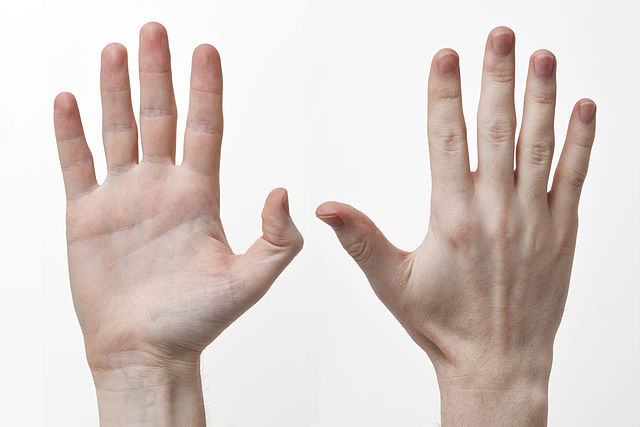
#> input picture bai8/hand.jpg, 640 x 427 px
$ python bai8_distance_transform.py
#> lines starting #> are read from the running program, lines starting #| are printed output that depends on the picture
import cv2
import numpy as np

# Load the input image (binary image with foreground pixels as 0s and background pixels as 255s)
image = cv2.imread('hand.jpg', cv2.IMREAD_GRAYSCALE)
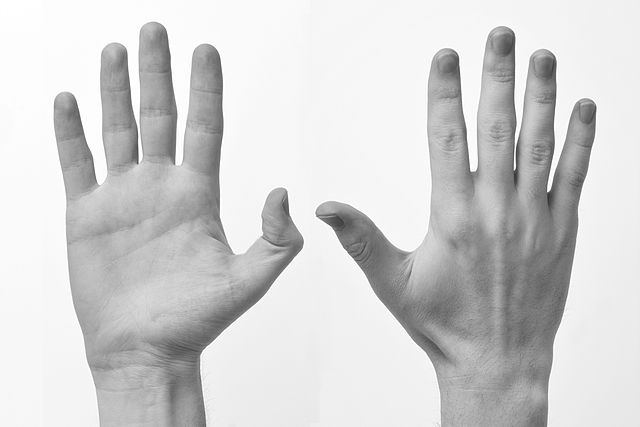
#> image: shape (427, 640); min 47, max 255, mean 209.4

# Check if the image is loaded successfully
if image is None:
    raise ValueError('Failed to load the image.')

# Invert the image (to make foreground pixels 255 and background pixels 0)
image = cv2.bitwise_not(image)
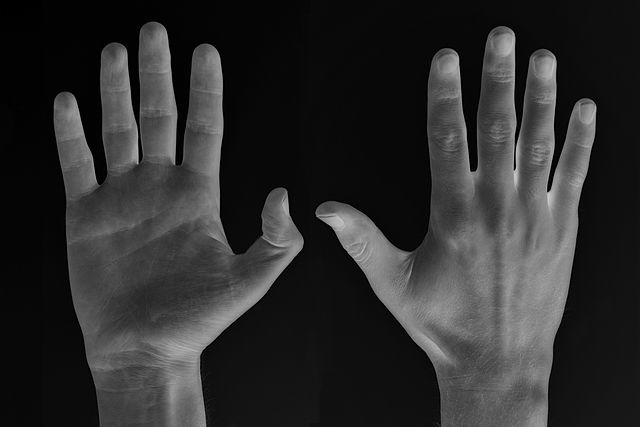
#> image: shape (427, 640); min 0, max 208, mean 45.6

# Compute the city block distance transform
city_block_distance = cv2.distanceTransform(image, cv2.DIST_L1, 3)
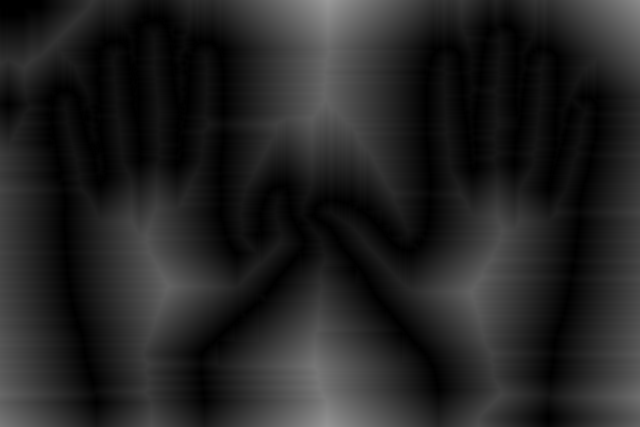
#> city_block_distance: shape (427, 640) float32; min 0, max 153, mean 35.2

# Compute the Euclidean distance transform
euclidean_distance = cv2.distanceTransform(image, cv2.DIST_L2, 3)
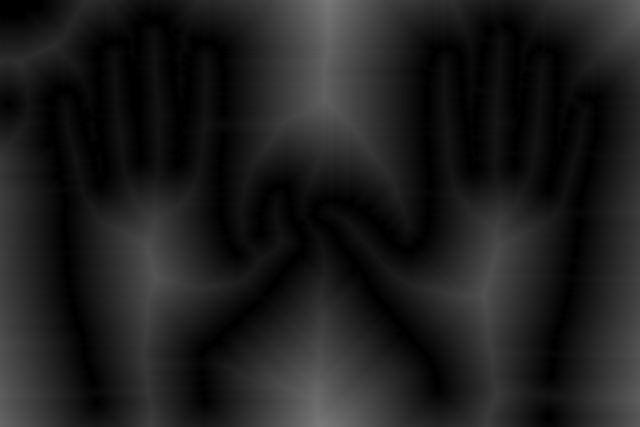
#> euclidean_distance: shape (427, 640) float32; min 0, max 122, mean 30.3

# Normalize the distance transforms for visualization
city_block_distance = cv2.normalize(city_block_distance, None, 0, 255, cv2.NORM_MINMAX)
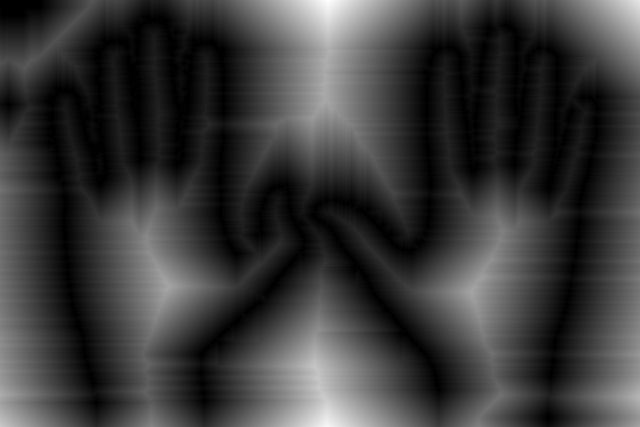
#> city_block_distance: shape (427, 640) float32; min 0, max 255, mean 58.6
euclidean_distance = cv2.normalize(euclidean_distance, None, 0, 255, cv2.NORM_MINMAX)
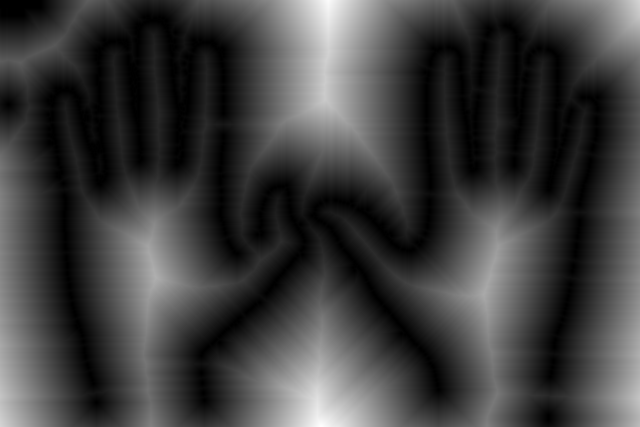
#> euclidean_distance: shape (427, 640) float32; min 0, max 255, mean 63.3

# Convert the distance transforms to uint8 for display
city_block_distance = city_block_distance.astype(np.uint8)
euclidean_distance = euclidean_distance.astype(np.uint8)

# Display the distance transformed images
cv2.imshow('Orriginal Image', image)
cv2.imshow('City Block Distance Transform', city_block_distance)
cv2.imshow('Euclidean Distance Transform', euclidean_distance)
cv2.waitKey(0)
cv2.destroyAllWindows()

$ run again, with bai8/request.png saved as bai8/hand.jpg
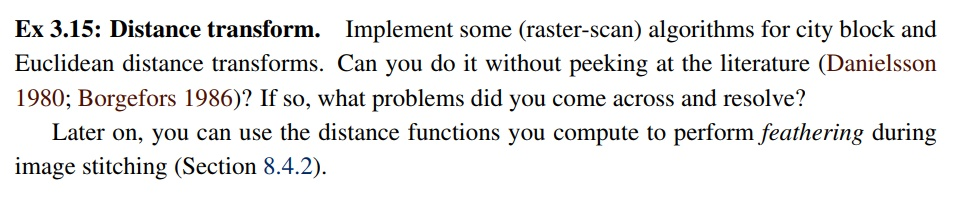
#> input picture bai8/request.png, 960 x 198 px
#> `image = cv2.bitwise_not(image)`:
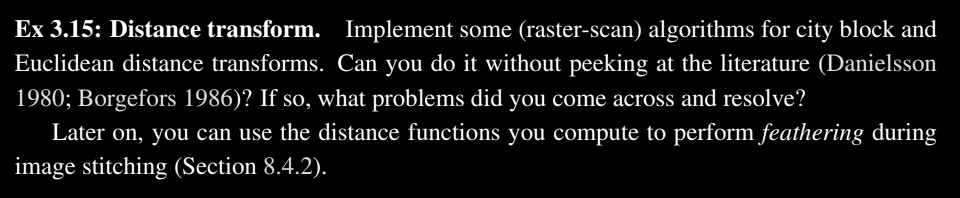
#> image: shape (198, 960); min 0, max 255, mean 21.3
#> `city_block_distance = cv2.distanceTransform(image, cv2.DIST_L1, 3)`:
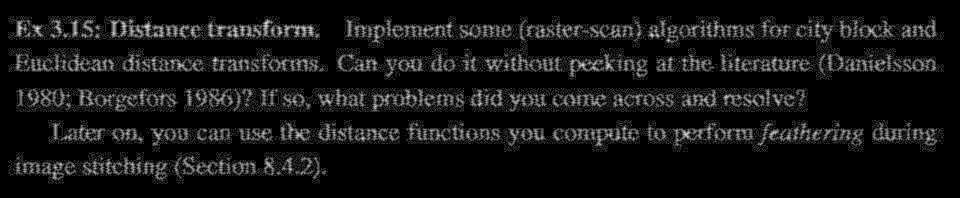
#> city_block_distance: shape (198, 960) float32; min 0, max 5, mean 0.378; drawn with min black and max white
